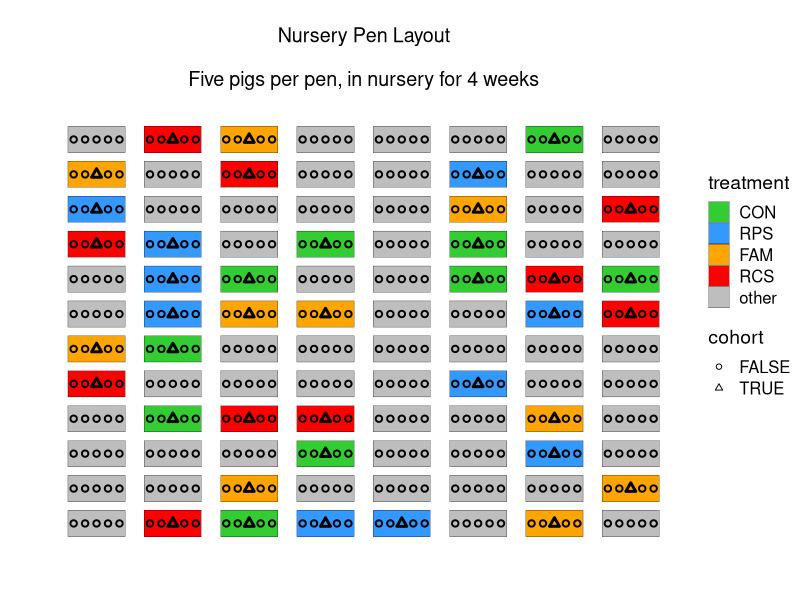
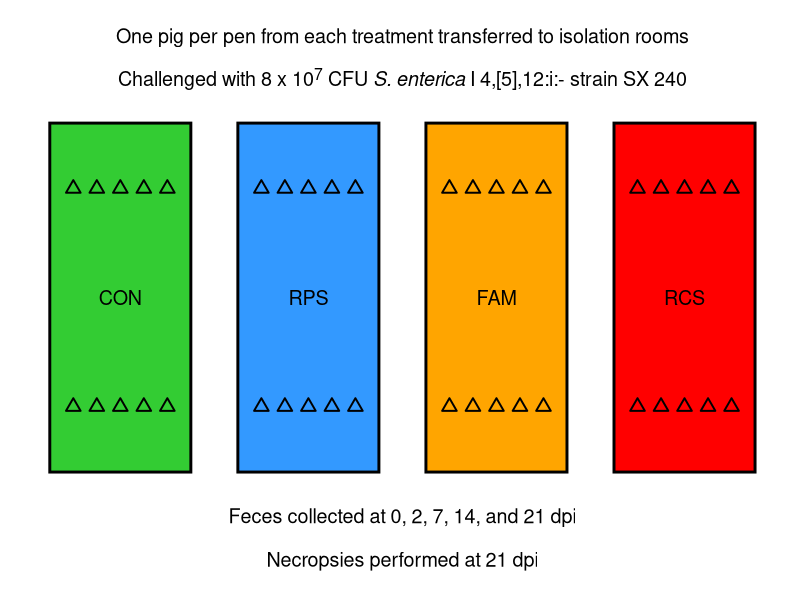
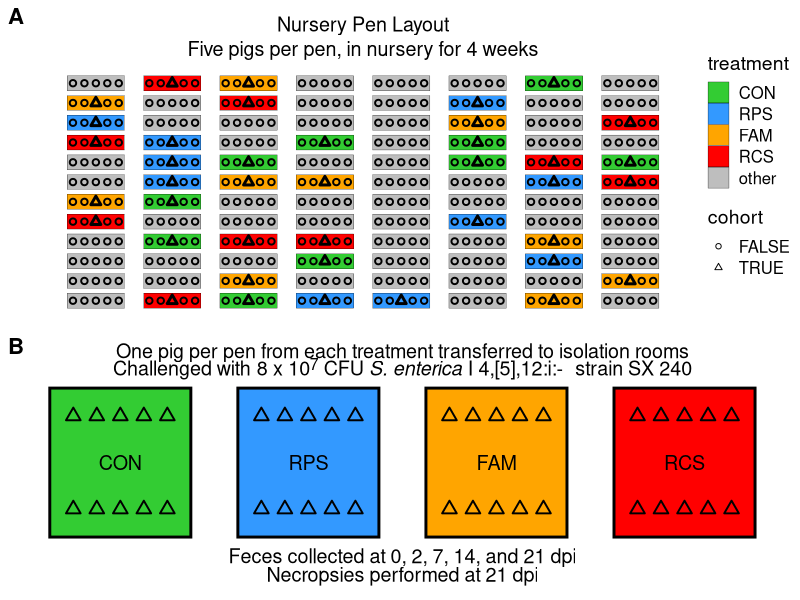
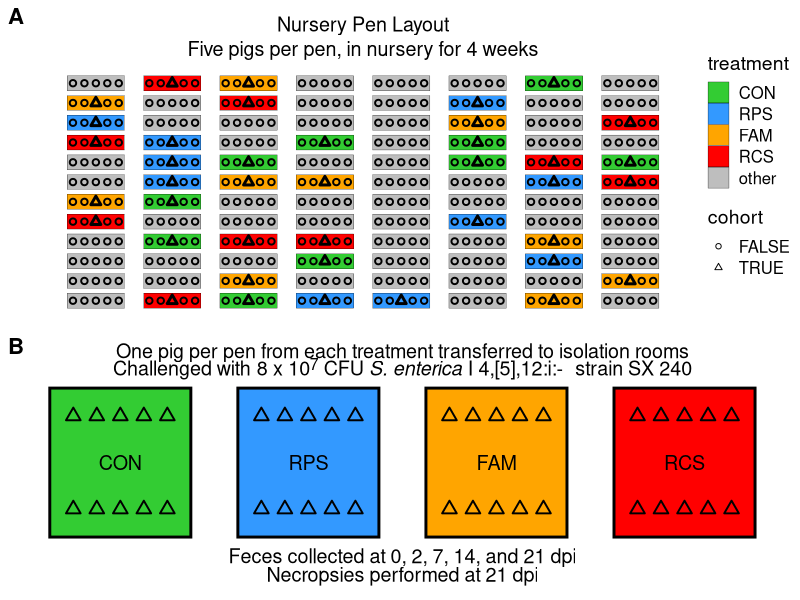

Write R code to recreate these figures, in order.
library(cowplot)
library(tidyverse)
library(forcats)

pens <- read_csv('FS12_all_treatments.csv') %>% 
  select(pen, treatment) %>%
  unique() %>%
  arrange(pen) %>% #pull(treatment) %>% unique()
  mutate(treatment=case_when(
    treatment == 'Control'  ~ 'CON', 
    treatment == 'Acid'     ~ 'FAM', 
    TRUE                    ~ treatment
  ))

unique(pens$treatment)

pens <- 
  pens %>%
  mutate(treatment=ifelse(treatment %in% c('CON', 'RPS', 'FAM', 'RCS'), treatment, 'other'), 
         xpos=rep(c(1,2,3,4,5,6,7,8), each=12), 
         ypos=rep(c(1,2,3,4,5,6,7,8,9,10,11,12), times=8), 
         treatment = factor(treatment ,levels = c('CON', 'RPS', 'FAM', 'RCS', 'other')))


pens %>% mutate(cohort=ifelse(treatment != 'other', TRUE, FALSE))

pigpen <- 
  tibble(
  pignum=1:(96*5), 
  pen=rep(1:96, each=5), 
  cohort=rep(c(F,F,T,F,F), times=96), 
  pignumpen=rep(1:5, times=96),
  pos_adj=rep(c(-.3,-.15,0,.15,.3), times=96)) %>% 
  left_join(pens) %>% 
  mutate(xpigpos=xpos + pos_adj) %>% 
  mutate(cohort=ifelse(treatment == 'other', F, cohort), 
         strk=ifelse(cohort, 1.5,1))
pigpen

rep(c(1,1,1.5,1,1), times=96)

p1 <- 
  pens %>%
  ggplot() +
  geom_tile(aes(x=xpos, y=ypos, fill=treatment),width=.75, height=.75, color='black') + 
  geom_point(data=pigpen, aes(x=xpigpos, y=ypos, shape=cohort, stroke=strk))+
  scale_shape_manual(values = c(21,24))+
  scale_fill_manual(values=c('#33CC33', '#3399FF', 'orange', 'red', 'grey', 'purple')) + 
  ylab('')+ xlab('') + theme_cowplot()+
  theme(axis.text = element_blank(), 
        axis.ticks = element_blank(),
        axis.line = element_blank()) + 
  annotate('text', x=4.5, y=15, label='Nursery Pen Layout', size=5)+
  annotate('text', x=4.5, y=13.75, label='Five pigs per pen, in nursery for 4 weeks', size=5)
  # ggtitle('Nursery Pen Layout', 'five pigs per pen, in Nursery for 4 weeks')

p1




#####

room_tibble <- 
  tibble(
    room=c(1:4), 
    xpos=c(0,2,4,6), 
    ypos=c(0,0,0,0), 
    treatment = factor(c('CON', 'RPS', 'FAM', 'RCS') ,levels = c('CON', 'RPS', 'FAM', 'RCS'))
  )

room_tibble

pig_room_tibble <- 
  tibble(
    room=rep(1:4, each=10), 
    xpos_adj=rep(c(-.5,-.5,-.25,-.25,0,0,.25,.25,.5,.5), times=4),
    ypos_adj=rep(c(rep(c(.25,-.25), times=20))),
    pignum_room=rep(1:10, times=4)
  ) %>% left_join(room_tibble) %>% 
  mutate(xpos=xpos+xpos_adj, 
         ypos=ypos+ypos_adj)

library(ggtext)


p2 <- 
  pig_room_tibble %>%
  ggplot()+
  geom_tile(data=room_tibble, aes(x=xpos, y=ypos, fill=treatment),color='black', width=1.5, height=.8, size=1)+
  geom_point(aes(x=xpos, y=ypos,fill=treatment), shape=24, size=3, stroke=1) +
  geom_text(data = room_tibble, aes(label=treatment, y=ypos, x=xpos), size=5)+
  annotate(geom='text', x=3, y=.6,size=5, label='One pig per pen from each treatment transferred to isolation rooms')+
  annotate(geom='richtext', x=3, y=.5,size=5, label='Challenged with 8 x 10<sup>7</sup> CFU <i>S. enterica</i> I 4,[5],12:i:- strain SX 240', fill = NA, label.color = NA,)+
  annotate(geom='text', x=3, y=-.5,size=5, label='Feces collected at 0, 2, 7, 14, and 21 dpi')+
  annotate(geom='text', x=3, y=-.6,size=5, label='Necropsies performed at 21 dpi')+
  
  scale_fill_manual(values=c('#33CC33', '#3399FF', 'orange', 'red', 'grey', 'purple'))  + 
  theme_cowplot() +
  theme(axis.text = element_blank(), 
        axis.title = element_blank(), 
        axis.line = element_blank(), 
        axis.ticks = element_blank(), 
        legend.position = 'none')
  # xlim(-1,7)+
  # ylim(-1,1) +
p2
# 


mfig <- ggdraw()+
  draw_plot(p1, 0,.4,1,.6)+
  draw_plot(p2, 0,0,1,.45)+
  draw_plot_label(x=c(0,0), y=c(1,.45), label = c('A', 'B'))
mfig





ggsave(mfig,
       filename = './output/figure1.jpeg',
       width = 180,
       height = 180,
       device = 'jpeg',
       dpi = 300,
       units = 'mm', 
       bg='white')

